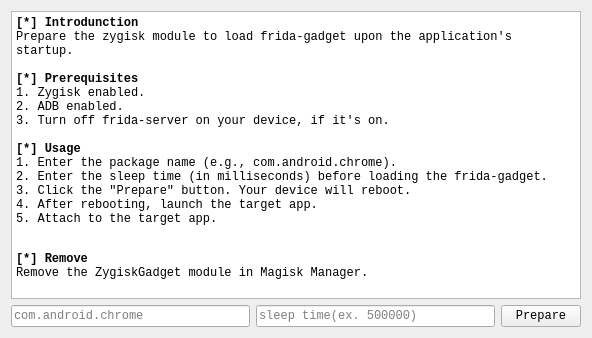
<?xml version="1.0" encoding="UTF-8"?>
<ui version="4.0">
 <class>prepareGadgetDialogUi</class>
 <widget class="QDialog" name="prepareGadgetDialogUi">
  <property name="geometry">
   <rect>
    <x>0</x>
    <y>0</y>
    <width>592</width>
    <height>338</height>
   </rect>
  </property>
  <property name="font">
   <font>
    <family>Courier New</family>
   </font>
  </property>
  <property name="windowTitle">
   <string>Prepare Gadget</string>
  </property>
  <layout class="QGridLayout" name="gridLayout">
   <item row="0" column="0" colspan="3">
    <widget class="QTextBrowser" name="prepareGadgetBrowser">
     <property name="font">
      <font>
       <family>Courier New</family>
       <pointsize>9</pointsize>
      </font>
     </property>
     <property name="html">
      <string>&lt;!DOCTYPE HTML PUBLIC &quot;-//W3C//DTD HTML 4.0//EN&quot; &quot;http://www.w3.org/TR/REC-html40/strict.dtd&quot;&gt;
&lt;html&gt;&lt;head&gt;&lt;meta name=&quot;qrichtext&quot; content=&quot;1&quot; /&gt;&lt;meta charset=&quot;utf-8&quot; /&gt;&lt;style type=&quot;text/css&quot;&gt;
p, li { white-space: pre-wrap; }
hr { height: 1px; border-width: 0; }
li.unchecked::marker { content: &quot;\2610&quot;; }
li.checked::marker { content: &quot;\2612&quot;; }
&lt;/style&gt;&lt;/head&gt;&lt;body style=&quot; font-family:'Courier New'; font-size:9pt; font-weight:400; font-style:normal;&quot;&gt;
&lt;p style=&quot; margin-top:0px; margin-bottom:0px; margin-left:0px; margin-right:0px; -qt-block-indent:0; text-indent:0px;&quot;&gt;&lt;span style=&quot; font-weight:700;&quot;&gt;[*] Introdunction&lt;/span&gt;&lt;/p&gt;
&lt;p style=&quot; margin-top:0px; margin-bottom:0px; margin-left:0px; margin-right:0px; -qt-block-indent:0; text-indent:0px;&quot;&gt;Prepare the zygisk module to load frida-gadget upon the application's startup.&lt;/p&gt;
&lt;p style=&quot;-qt-paragraph-type:empty; margin-top:0px; margin-bottom:0px; margin-left:0px; margin-right:0px; -qt-block-indent:0; text-indent:0px; font-weight:700;&quot;&gt;&lt;br /&gt;&lt;/p&gt;
&lt;p style=&quot; margin-top:0px; margin-bottom:0px; margin-left:0px; margin-right:0px; -qt-block-indent:0; text-indent:0px;&quot;&gt;&lt;span style=&quot; font-weight:700;&quot;&gt;[*] Prerequisites&lt;/span&gt;&lt;/p&gt;
&lt;p style=&quot; margin-top:0px; margin-bottom:0px; margin-left:0px; margin-right:0px; -qt-block-indent:0; text-indent:0px;&quot;&gt;1. Zygisk enabled.&lt;/p&gt;
&lt;p style=&quot; margin-top:0px; margin-bottom:0px; margin-left:0px; margin-right:0px; -qt-block-indent:0; text-indent:0px;&quot;&gt;2. ADB enabled.&lt;/p&gt;
&lt;p style=&quot; margin-top:0px; margin-bottom:0px; margin-left:0px; margin-right:0px; -qt-block-indent:0; text-indent:0px;&quot;&gt;3. Turn off frida-server on your device, if it's on.&lt;/p&gt;
&lt;p style=&quot;-qt-paragraph-type:empty; margin-top:0px; margin-bottom:0px; margin-left:0px; margin-right:0px; -qt-block-indent:0; text-indent:0px;&quot;&gt;&lt;br /&gt;&lt;/p&gt;
&lt;p style=&quot; margin-top:0px; margin-bottom:0px; margin-left:0px; margin-right:0px; -qt-block-indent:0; text-indent:0px;&quot;&gt;&lt;span style=&quot; font-weight:700;&quot;&gt;[*] Usage&lt;/span&gt;&lt;/p&gt;
&lt;p style=&quot; margin-top:0px; margin-bottom:0px; margin-left:0px; margin-right:0px; -qt-block-indent:0; text-indent:0px;&quot;&gt;1. Enter the package name (e.g., com.android.chrome).&lt;/p&gt;
&lt;p style=&quot; margin-top:0px; margin-bottom:0px; margin-left:0px; margin-right:0px; -qt-block-indent:0; text-indent:0px;&quot;&gt;2. Enter the sleep time (in milliseconds) before loading the frida-gadget.&lt;/p&gt;
&lt;p style=&quot; margin-top:0px; margin-bottom:0px; margin-left:0px; margin-right:0px; -qt-block-indent:0; text-indent:0px;&quot;&gt;3. Click the &amp;quot;Prepare&amp;quot; button. Your device will reboot.&lt;/p&gt;
&lt;p style=&quot; margin-top:0px; margin-bottom:0px; margin-left:0px; margin-right:0px; -qt-block-indent:0; text-indent:0px;&quot;&gt;4. After rebooting, launch the target app.&lt;/p&gt;
&lt;p style=&quot; margin-top:0px; margin-bottom:12px; margin-left:0px; margin-right:0px; -qt-block-indent:0; text-indent:0px;&quot;&gt;5. Attach to the target app.&lt;/p&gt;
&lt;p style=&quot;-qt-paragraph-type:empty; margin-top:0px; margin-bottom:0px; margin-left:0px; margin-right:0px; -qt-block-indent:0; text-indent:0px;&quot;&gt;&lt;br /&gt;&lt;/p&gt;
&lt;p style=&quot; margin-top:0px; margin-bottom:0px; margin-left:0px; margin-right:0px; -qt-block-indent:0; text-indent:0px;&quot;&gt;&lt;span style=&quot; font-weight:700;&quot;&gt;[*] Remove&lt;/span&gt;&lt;/p&gt;
&lt;p style=&quot; margin-top:0px; margin-bottom:0px; margin-left:0px; margin-right:0px; -qt-block-indent:0; text-indent:0px;&quot;&gt;Remove the ZygiskGadget module in Magisk Manager.&lt;/p&gt;&lt;/body&gt;&lt;/html&gt;</string>
     </property>
    </widget>
   </item>
   <item row="1" column="0">
    <widget class="QLineEdit" name="pkgNameInput">
     <property name="enabled">
      <bool>true</bool>
     </property>
     <property name="focusPolicy">
      <enum>Qt::StrongFocus</enum>
     </property>
     <property name="text">
      <string/>
     </property>
     <property name="frame">
      <bool>true</bool>
     </property>
     <property name="placeholderText">
      <string>com.android.chrome</string>
     </property>
    </widget>
   </item>
   <item row="1" column="2">
    <widget class="QPushButton" name="prepareGadgetBtn">
     <property name="focusPolicy">
      <enum>Qt::NoFocus</enum>
     </property>
     <property name="text">
      <string>Prepare</string>
     </property>
    </widget>
   </item>
   <item row="1" column="1">
    <widget class="QLineEdit" name="sleepTimeInput">
     <property name="focusPolicy">
      <enum>Qt::StrongFocus</enum>
     </property>
     <property name="text">
      <string/>
     </property>
     <property name="placeholderText">
      <string>sleep time(ex. 500000)</string>
     </property>
    </widget>
   </item>
  </layout>
 </widget>
 <resources/>
 <connections/>
</ui>
